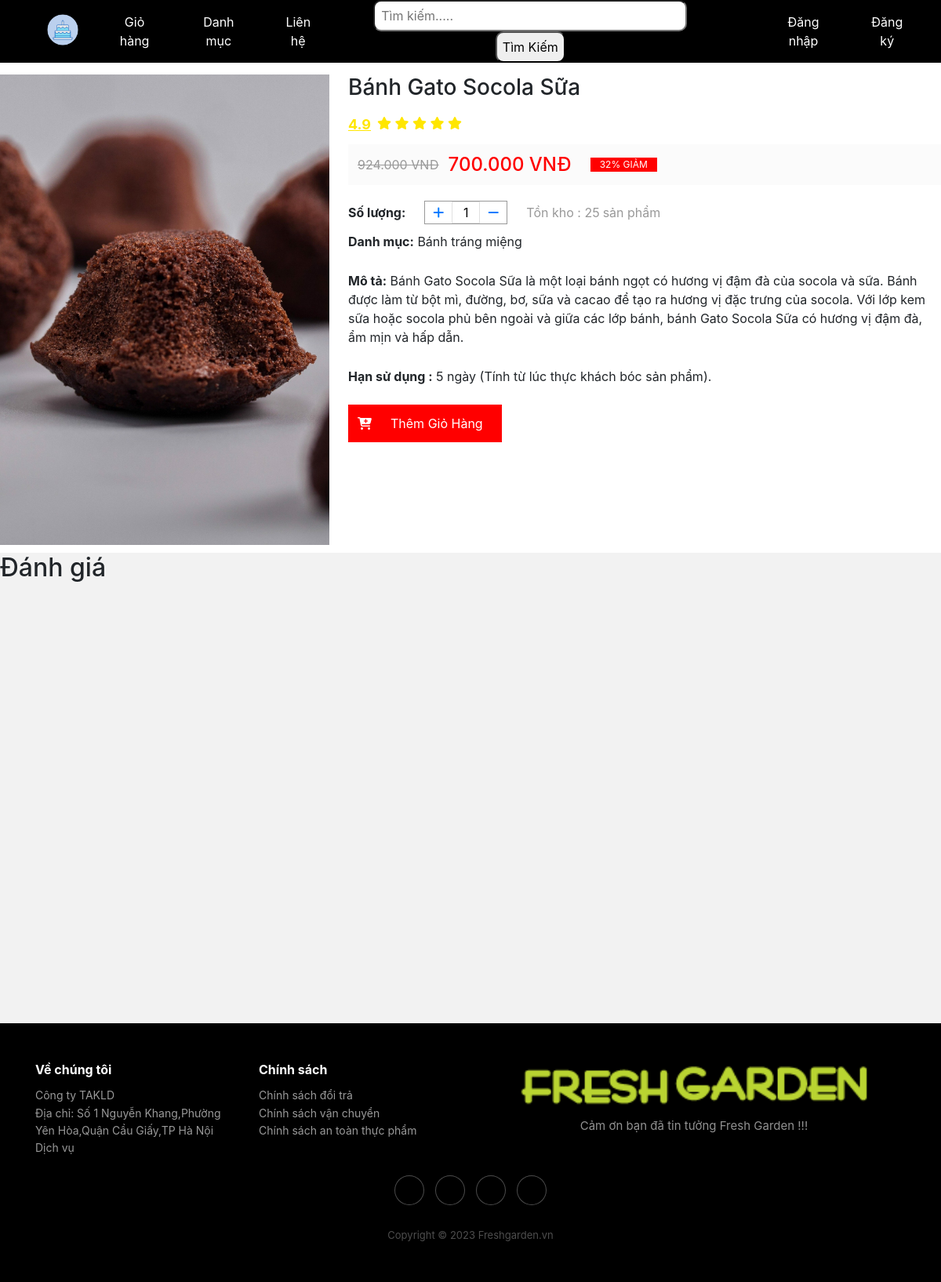
Page /index.php?quanly=sanpham&id=23 on the committed database.
### tables this page shows
CREATE TABLE `tbl_sanpham` (
  `id_sanpham` int(11) NOT NULL,
  `tensanpham` varchar(100) NOT NULL,
  `masanpham` varchar(100) NOT NULL,
  `giasanpham` float NOT NULL,
  `soluong` int(11) NOT NULL,
  `hinhanh` varchar(100) NOT NULL,
  `tomtat` varchar(5000) NOT NULL,
  `noidung` text NOT NULL,
  `id_danhmuc` int(11) NOT NULL,
  `trangthai` int(11) NOT NULL
);

CREATE TABLE `tbl_danhmuc` (
  `id_danhmuc` int(11) NOT NULL,
  `tendanhmuc` varchar(100) NOT NULL,
  `thutu` int(11) NOT NULL
);

### pages/main/sanpham.php (the view, shortened to what this page needs)
<?php
   $sql_chitiet ="SELECT * FROM tbl_sanpham,tbl_danhmuc WHERE tbl_sanpham.id_danhmuc=tbl_danhmuc.id_danhmuc  AND tbl_sanpham.id_sanpham='$_GET[id]' LIMIT 1";
   $query_chitiet=mysqli_query($connect,$sql_chitiet);
   while ($row_chitiet=mysqli_fetch_array($query_chitiet)){
?>
<div class="warpper_deital">
<div class="hinhanh_sanpham">
       <img src="admincp/modules/quanlysp/uploads/<?php echo $row_chitiet['hinhanh']?>">
</div>
   <form class="form-sp" action="pages/main/giohang/themgiohang.php?idsanpham=<?php echo $row_chitiet['id_sanpham'] ?>" method="POST">
       <div class="chitiet_sanpham">
           <h3 style="margin: 0;"><?php echo $row_chitiet['tensanpham'] ?></h3>
           <div class="rating">
              <span class="review-no">4.9</span>
              <div class="stars">
                 <span class="fa fa-star checked"></span>
                 <span class="fa fa-star checked"></span>
                 <span class="fa fa-star checked"></span>
                 <span class="fa fa-star checked"></span>
                 <span class="fa fa-star checked"></span>
              </div>
           </div>
           <div class="price">
              <?php $salerandom=rand(10,70) ?>
              <p class="gia-cu"><?php echo number_format($row_chitiet['giasanpham']*($salerandom/100)+ $row_chitiet['giasanpham'],0,',','.')?> VNĐ</p>
              <h5 class="gia-now"><?php echo number_format($row_chitiet['giasanpham'],0,',','.') ?> VNĐ</h5>
              <span class="slae"><?php echo  $salerandom ?>% GIẢM</span>
           </div>
           <div class="soluong-sp">
              <p class="soluong-sp-p"><b>Số lượng:</b></p>
              <div class="soluong-sp-dem">
                 <a class="soluong-sp-dem-icon" href="pages/main/giohang/suasoluong.php?cong=<?php echo $cart_item['id'] ?>"><i class="fa-solid fa-plus"></i></a>
                 <input class="soluong-sp-input" type="text" name="soluong" value="1">
                 <a class="soluong-sp-dem-icon" href="pages/main/giohang/suasoluong.php?tru=<?php echo $cart_item['id'] ?>"><i class="fa-solid fa-minus"></i></a>
              </div>
              <p class="soluong-sp-cosan">Tồn kho : <?php echo $row_chitiet['soluong'] ?></p><span class="soluong-sp-cosan-text">sản phẩm</span>
           </div>
           <div class="mota">
                 <p class="mota-text"><b>Danh mục:</b> <?php echo $row_chitiet['tendanhmuc']?> </p>
           </div>
           <div class="mota">
              <p class="mota-text"><b>Mô tả:</b> <?php echo $row_chitiet['tomtat']?> </p>
           </div>
           <div class="mota">
              <p class="mota-text"><b>Hạn sử dụng :</b> 5 ngày (Tính từ lúc thực khách bóc sản phẩm). </p>
           </div>
           <div class="input-themcart">
              <i class="fa-solid fa-cart-plus"></i>
              <input class="themgiohang" type="submit" name="themgiohang" value="Thêm Giỏ Hàng">
           </div>
       </div>
   </form>
</div>
<div style="width: 100%; height: 600px; background-color: rgb(242,242,242)">
    <h2 style="margin-bottom: 20px">Đánh giá</h2>
</div>
<?php
   }
?>

### css/style_detal.css (style rules this page uses)
.warpper_deital { height: auto; width: 100%; margin: 10px 0; display: flex; }
.hinhanh_sanpham { width: 35%; }
.form-sp { width: 65%; }
.hinhanh_sanpham img { width: 80%; }
input.themgiohang { border: none; padding: 12px 24px; font-size: 16px; cursor: pointer; color: #fff; background-color: red; }
.chitiet_sanpham { margin-left: 24px; }
.checked, .price span { color: #ffe600; }
span.review-no { color: #ffe600; text-decoration: underline; margin-right: 8px; font-weight: bold; font-size: 18px; }
.rating { display: flex; margin-top: 16px; }
.price { display: flex; align-items: center; margin-top: 12px; padding: 12px; background-color: #fbfbfb; }
p.gia-cu { margin-bottom: 0; color: #999; text-decoration: line-through; }
h5.gia-now { margin-bottom: 0; margin-left: 12px; color: red; font-size: 24px; }
span.slae { margin-left: 24px; background-color: #f00; padding: 0 12px; color: #fff; font-size: 12px; }
.soluong-sp { display: flex; align-items: center; margin-top: 20px; }
input.soluong-sp-input { width: 36px; text-align: center; border: 1px solid #e1e1e1; }
.soluong-sp-p { margin-bottom: 0; margin-right: 24px; }
.soluong-sp-dem { border: 1px solid #999; display: flex; align-items: center; }
a.soluong-sp-dem-icon { padding: 2px 10px; border: none; }
p.soluong-sp-cosan { margin-bottom: 0; margin-left: 24px; color: #999; }
.soluong-sp-cosan-text { color: #999; margin-left: 4px; }
.input-themcart { width: 180px; display: flex; align-items: center; background: red; margin-top: 24px; }
i.fa-solid.fa-cart-plus { margin-left: 12px; color: #fff; }
.mota { padding-top: 10px; }

### css/style.css (style rules this page uses)
body { margin: 0; padding: 0; }
a { text-decoration: none; }
.maincontent img { width: 100%; height: 600px; object-fit: cover; object-position: center; }

### css/style_cart.css (style rules this page uses)
.soluong-sp-dem { border: 1px solid #999; display: flex; align-items: center; }
a.soluong-sp-dem-icon { padding: 2px 10px; border: none; }
input.soluong-sp-input { width: 36px; text-align: center; border: 1px solid #e1e1e1; }
.soluong-sp-dem { border: 1px solid #999; display: flex; align-items: center; width: 106px; }

### css/style_ads.css (style rules this page uses)
* { box-sizing: border-box; }
body { font-family: Verdana, sans-serif; }
img { vertical-align: middle; width: 100%; }

### rows in the picture
tbl_sanpham: hinhanh (picture), tensanpham "Bánh Gato Socola Sữa", giasanpham "924.000", giasanpham "700.000", soluong "25", id_danhmuc.tendanhmuc "Bánh tráng miệng", tomtat "Bánh Gato Socola Sữa là một loại bánh ngọt có hương vị đậm đà của socola và sữa. Bánh được làm từ bột mì, đường, bơ, sữa và cacao để tạo ra hương vị đặc trưng của socola. Với lớp kem sữa hoặc socola phủ bên ngoài và giữa các lớp bánh, bánh Gato Socola Sữa có hương vị đậm đà, ẩm mịn và hấp dẫn."
